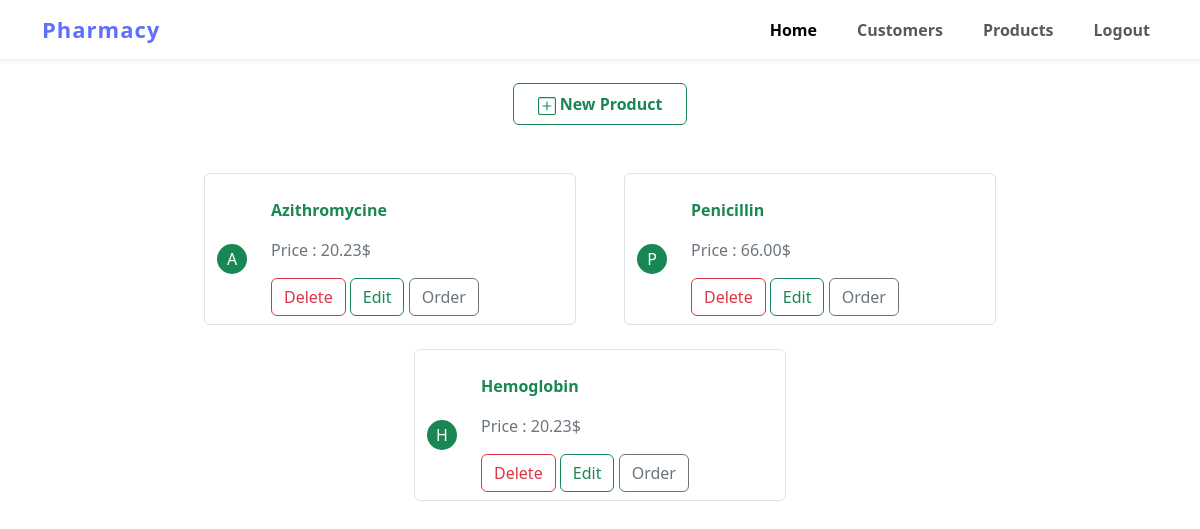
The page /products/ (signed in) on the database as committed earlier.
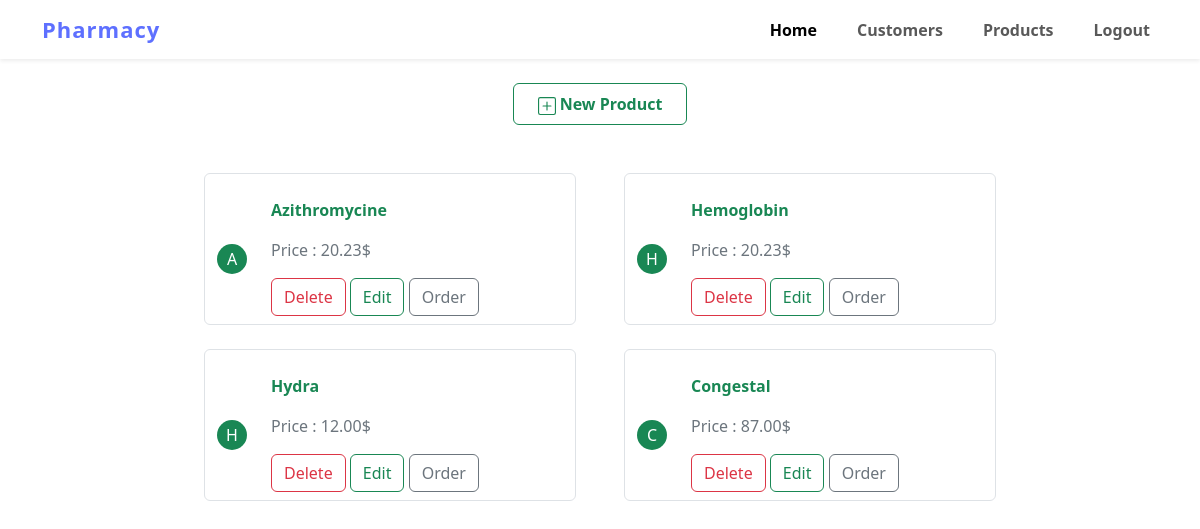
The same page on the database as committed later.
### products/models.py (models this page shows, shortened)
class Product(models.Model):
    name = models.CharField(max_length=100)
    price = models.DecimalField(max_digits=7,decimal_places=2)

### products/views.py (the view)
# urls.py: path('',views.ProductsListView.as_view(),name='product-list'),
class ProductsListView(CustomLoginRequiredMixin,ListView):
    template_name = 'products/products.html'
    context_object_name = 'products'
    def get_queryset(self):
        return Product.objects.all()

### home/permissions.py (called while the page is built)
    def dispatch(self, request, *args, **kwargs):
        if not request.user.is_authenticated:
            return redirect('authentication:login')
        if  not request.user.is_stuff:
            return redirect('authentication:login')
        return super().dispatch(request, *args, **kwargs)

### products/templates/products/products.html (shortened to what this page needs)
{% extends 'base.html' %}
{% block content %}
<main>
    <section class="customers-section mt-4">
      <div class="container">
        <div class="row">
          <div class="col text-center">
            <a class="btn btn-outline-success fw-bold px-4 py-2" href="{% url 'products:product-create' %}">
              New Product
            </a>
          </div>
        </div>
         <div class="container mt-5">
          <div class="row column-gap-5 justify-content-center row-gap-4">
            {% for product in products %}
            <div class="col-lg-4  border rounded-2 d-flex align-items-center column-gap-4  pt-4 customer-card">
              <div class="customer-card-left">
                <span class=" bg-success text-white ">{{product.name|slice:"0:1"|capfirst}}</span>
              </div>
              <div class="customer-card-right">
                <p class="text-success fw-bold">{{product.name|title}}</p>
                <p class="text-secondary">Price : {{product.price}}$</p>
                <div class="mb-2">
                    <a class="btn btn-outline-danger" href="{% url 'products:product-delete' product.id %}">Delete</a>
                    <a class="btn btn-outline-success" href="{% url 'products:product-update' product.id %}">Edit</a>
                    <a class="btn btn-outline-secondary" href="{% url 'orders:add-item' product.id %}">
                      Order
                    </a>
                  </div>
              </div>
            </div>
            {% endfor %}
          </div>
         </div>
      </div>
    </section>
</main>
{% endblock content %}

Rows that differ between the two databases and show on the page:
removed Product: name "P", name "Penicillin", price "66.00"
added Product: name "H", name "Hydra", price "12.00"
added Product: name "C", name "Congestal", price "87.00"
